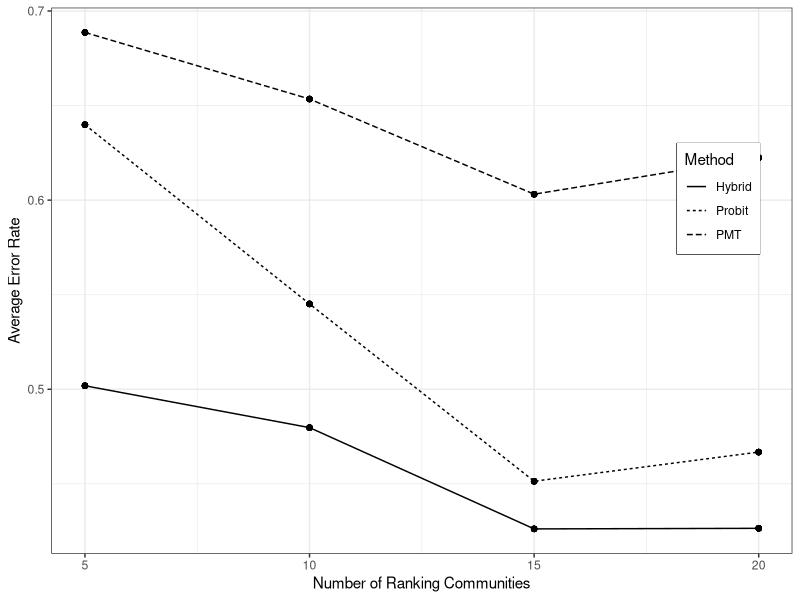
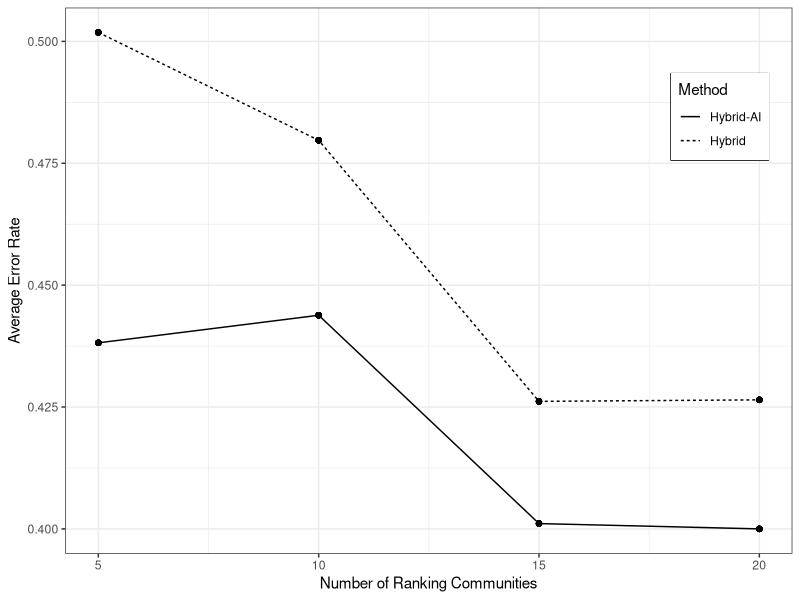
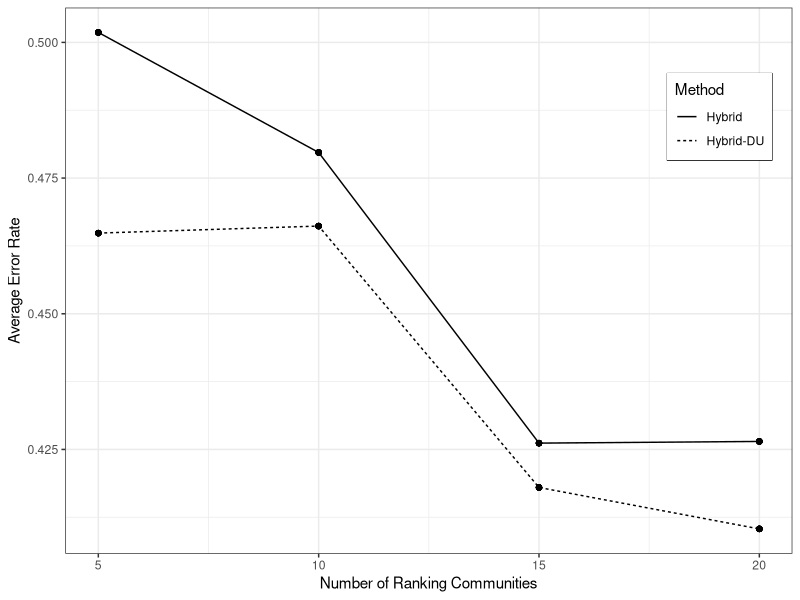
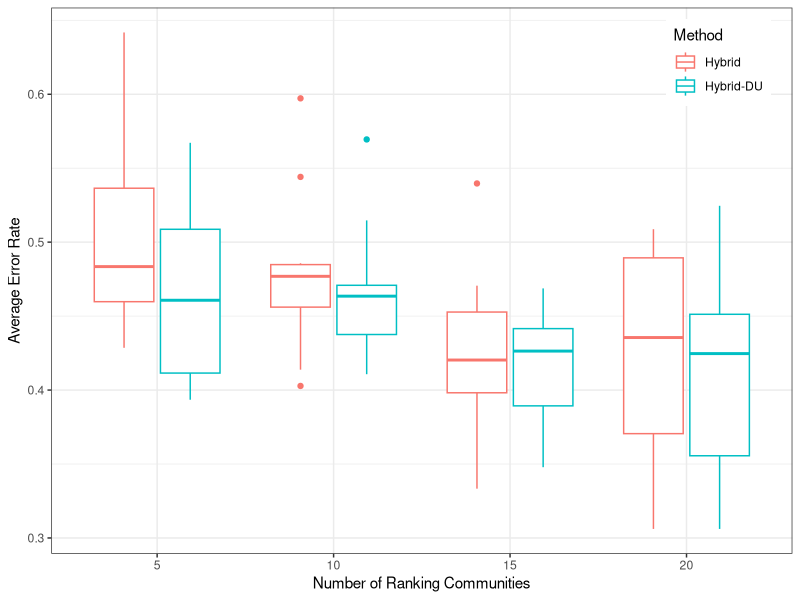
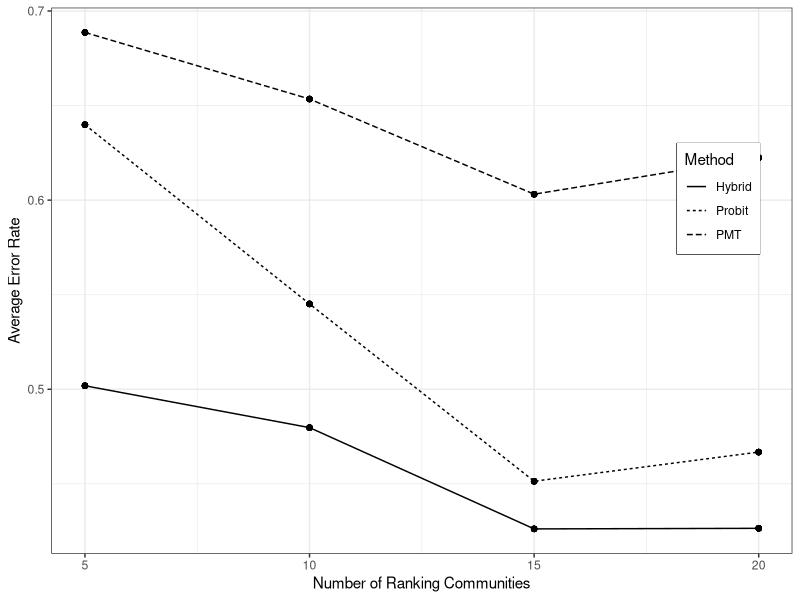
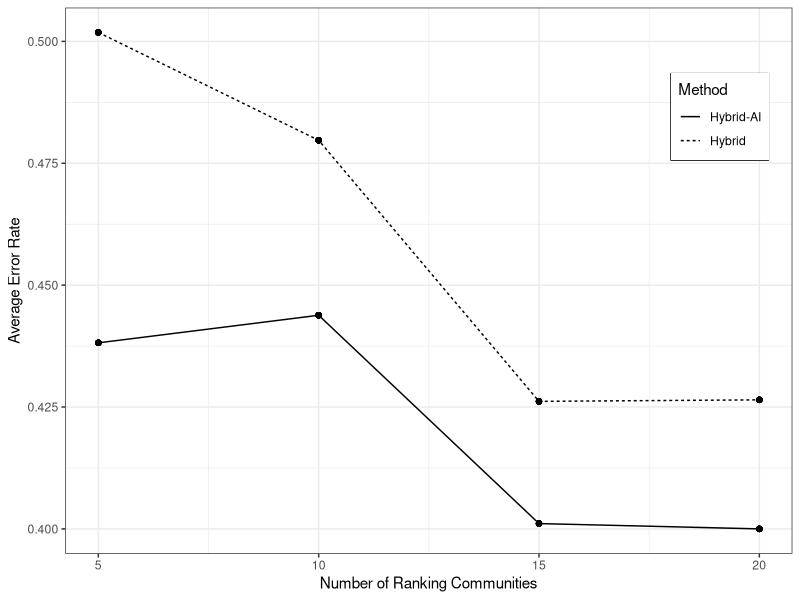
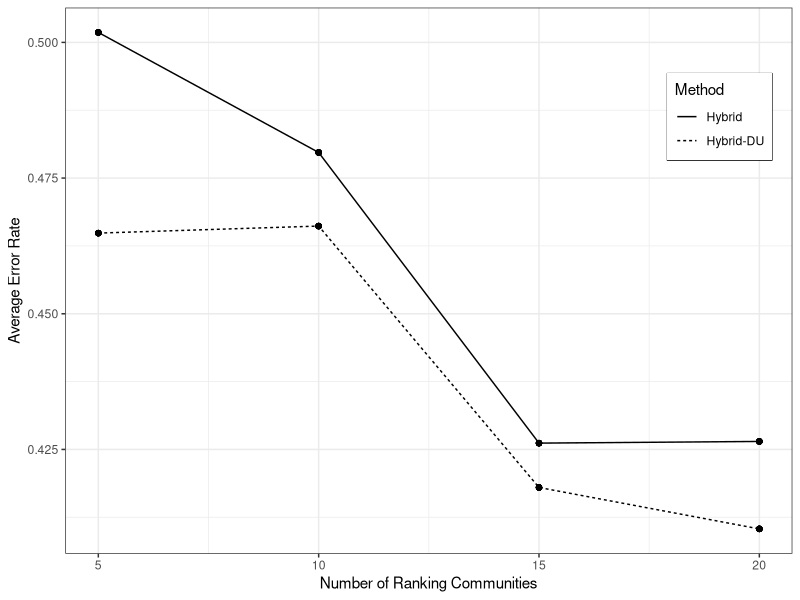

R code for these plots, in order: (Note: this script raises an error after producing the figures.)
library(dplyr)
library(ggplot2)
library(reshape2)

all_results <- read.csv("Hillebrecht Analysis/all_results.csv")

all_coef <- read.csv("Hillebrecht Analysis/coef_total_sample.csv")

#### --- ERROR RATE PLOTS ----------------------------------

plot_data <- all_results %>%  mutate(IER = 1-Precision,
                                     EER = 1-Sensitivity) %>%
  melt(id.var = c("Method", "CBT_ncomm")) %>%
  mutate(Method = factor(Method, levels = c("Hybrid Score (corrected)","Hybrid Score","CBT Score", "CBT Score (corrected)","CBT DU", "CBT Logit", "PMT OLS"),
                         labels = c(        "Hybrid-AI-EC",            "Hybrid-AI",    "Hybrid",   "Hybrid-EC",           "Hybrid-DU", "Probit", "PMT"))) %>%
  group_by(Method, CBT_ncomm, variable) %>%
  mutate(mean = mean(value ),
         min = min(value),
         max = max(value))%>%ungroup


plot_data %>%
  subset(variable %in% c( "IER") & Method %in% c("Hybrid", "PMT", "Probit")  )%>%
  ggplot() + geom_line(aes(x = CBT_ncomm, y = mean, linetype = Method)) +
  geom_point(aes(x = CBT_ncomm, y = mean)) +
  #geom_linerange(aes(x = CBT_ncomm, ymin = min,ymax=max, linetype = Method))+
  theme_bw() +
  labs(x = "Number of Ranking Communities", y = "Average Error Rate")+ 
  theme(legend.position = c(0.9, 0.65))+
  theme(legend.box.background = element_rect(colour = "black"))

ggsave("Hillebrecht Analysis/ER_hybrid.pdf", width = 8, height = 5)


plot_data %>%
  subset(variable %in% c( "IER") & Method %in% c("Hybrid", "Hybrid-AI")  )%>%
  ggplot() + geom_line(aes(x = CBT_ncomm, y = mean, linetype = Method)) +
  geom_point(aes(x = CBT_ncomm, y = mean)) +
  #geom_linerange(aes(x = CBT_ncomm, ymin = min,ymax=max, linetype = Method))+
  theme_bw() +
  labs(x = "Number of Ranking Communities", y = "Average Error Rate")+ 
  theme(legend.position = c(0.9, 0.8))+
  theme(legend.box.background = element_rect(colour = "black"))

ggsave("Hillebrecht Analysis/ER_hybrid_AI.pdf", width = 8, height = 5)

plot_data %>%
  subset(variable %in% c( "IER") & Method %in% c("Hybrid", "Hybrid-DU")  )%>%
  ggplot() + geom_line(aes(x = CBT_ncomm, y = mean, linetype = Method)) +
  geom_point(aes(x = CBT_ncomm, y = mean)) +
  #geom_linerange(aes(x = CBT_ncomm, ymin = min,ymax=max, linetype = Method))+
  theme_bw() +
  labs(x = "Number of Ranking Communities", y = "Average Error Rate")+ 
  theme(legend.position = c(0.9, 0.8))+
  theme(legend.box.background = element_rect(colour = "black"))

ggsave("Hillebrecht Analysis/ER_hybrid_DU.pdf", width = 8, height = 5)



all_results %>%  mutate(IER = 1-Precision,
                        EER = 1-Sensitivity) %>%
  melt(id.var = c("Method", "CBT_ncomm")) %>%
  mutate(Method = factor(Method, levels = c("Hybrid Score (corrected)","Hybrid Score","CBT Score", "CBT Score (corrected)","CBT DU", "CBT Logit", "PMT OLS"),
                         labels = c(        "Hybrid-AI-EC",            "Hybrid-AI",    "Hybrid",   "Hybrid-EC",           "Hybrid-DU", "Probit", "PMT"))) %>%
  subset(variable %in% c( "IER") & Method %in% c("Hybrid", "Hybrid-DU")  )%>%
  ggplot() + geom_boxplot(aes(x = as.factor(CBT_ncomm), y = value,colour = Method)) +
  #geom_point(aes(x = CBT_ncomm, y = mean)) +
  #geom_linerange(aes(x = CBT_ncomm, ymin = min,ymax=max, linetype = Method))+
  theme_bw() +
  labs(x = "Number of Ranking Communities", y = "Average Error Rate")+ 
  theme(legend.position = c(0.9, 0.9))

#### --- COEFFICIENT PLOTS ----------------------------------

variable_labels <- read.csv("Data/Burkina Faso/Cleaning/variables.csv")
#variable_labels_add <- data.frame(Name = "connected", Definition = "Elite connection")

#variable_labels <- rbind(variable_labels, variable_labels_add)

score_order <- all_coef %>% merge(variable_labels, by.x = "parameter", by.y = "Name") %>% 
  dplyr::select(Definition,Category, CB_beta_rank_mean) %>%
  subset(CB_beta_rank_mean != 0)%>% #remove elite connection 0
  melt(id.vars = c("Definition", "Category")) %>%
  group_by(Definition, Category,variable) %>%
  summarise(mean = mean(value)) %>%
  group_by(Category,variable) %>%
  mutate(std_mean =mean/mean(abs(mean)),
         mean_abs = mean(abs(mean))) %>%
  arrange(Category,mean) 

all_coef %>%merge(variable_labels, by.x = "parameter", by.y = "Name") %>% 
  dplyr::select(Definition, Category, CB_beta_rank_mean, PMT_beta) %>%
  subset(CB_beta_rank_mean != 0)%>% #remove elite connection 0
  melt(id.vars = c("Definition", "Category")) %>%
  group_by(Definition, Category, variable) %>%
  summarise(mean = mean(value)) %>% ungroup() %>%
  group_by(variable) %>%
  mutate(std_mean = mean/mean(abs(mean))) %>%
  ungroup() %>%
  mutate(Definition = factor(Definition, levels = score_order$Definition),
         variable = factor(variable, levels = c("CB_beta_rank_mean", "PMT_beta"),
                           labels = c("Hybrid", "PMT")))%>%
  ggplot() + 
  geom_col(aes(x = Definition, y = std_mean, fill = variable ),position =  position_dodge(width = 0.5)) +
  #facet_grid(Category~., scales = "free_y")+
  coord_flip() + 
  theme_bw() +
  labs(x = "", y = "Standardized Coefficient Estimate") +
  scale_fill_grey("Method") +
  theme(legend.position = c(.9,.9), 
        legend.box.background = element_rect(colour = "black"))


ggsave("Hillebrecht Analysis/coef_score_hillebrecht.pdf", width = 12, height = 12)

all_coef %>%merge(variable_labels, by.x = "parameter", by.y = "Name") %>%
  dplyr::select(Definition, Category, CB_beta_rank_mean, CB_beta_rank_mean_noelite) %>%
  subset(CB_beta_rank_mean != 0)%>% #remove elite connection 0
  melt(id.vars = c("Definition", "Category")) %>%
  group_by(Definition, Category, variable) %>%
  summarise(mean = mean(value)) %>% ungroup() %>%
  group_by(variable) %>%
  mutate(std_mean = mean/mean(abs(mean))) %>%
  mutate(Definition = factor(Definition, levels = score_order$Definition),
         variable = factor(variable, levels = c("CB_beta_rank_mean", "CB_beta_rank_mean_noelite"),
                           labels = c("Hybrid", "Hybrid-EC")))%>%
  ggplot() + 
  geom_col(aes(x = Definition, y = std_mean, fill = variable ), position = position_dodge(width = 0.5)) +
  #facet_grid(Category~., scales = "free_y")+
  coord_flip() + 
  theme_bw() +
  labs(x = "", y = "Standardized Coefficient Estimate") +
  scale_fill_grey("Method")+
  theme(legend.position = c(.9,.9), 
        legend.box.background = element_rect(colour = "black"))

ggsave("Hillebrecht Analysis/coef_score_EC_hillebrecht.pdf", width = 12, height = 12)
